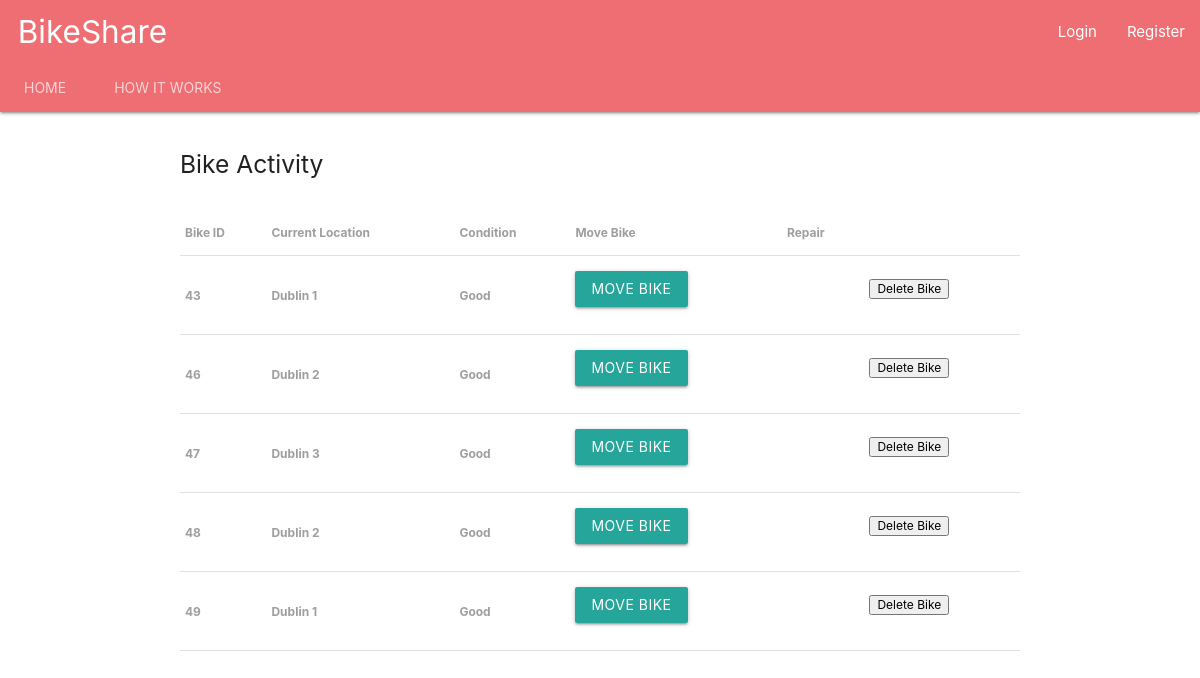
Page /operator/ on the committed database.
### BikeShare/models.py (models this page shows, shortened)
class Bike(models.Model):
    in_use = models.BooleanField(default=False)
    is_faulty = models.BooleanField(default=False)
    station = models.ForeignKey(Station, on_delete=models.CASCADE)
    class Meta:
        verbose_name_plural = 'Bikes'
    def condition(self):
        if self.is_faulty:
            return "Faulty"
        else:
            return "Good"

class Station(models.Model):
    station_name = models.CharField(max_length=100, default="")
    station_latitude = models.FloatField(null=True)
    station_longitude = models.FloatField(null=True)
    def __str__(self):
        return self.station_name

### BikeShare/views.py (the view)
# urls.py: path('operator/', views.operator_page, name='bikeshare-operator'),
def operator_page(request):
    faultybikes = Bike.objects.all().filter(is_faulty=True)
    all_bikes = Bike.objects.all().filter()
    move_stations = Station.objects.all()
    context = {
        'faulty_bikes': faultybikes,
        'all_bikes': all_bikes,
        'move_stations': move_stations}
    return render(request, 'operator_page.html', context=context)

### BikeShare/templates/operator_page.html (shortened to what this page needs)
{% extends 'base.html' %}
{% block content %}
<br>
<h5>Bike Activity</h5>
<br>
    <table>
        <thead>
        <tr>
            <th><label>Bike ID</label></th>
            <th><label>Current Location</label></th>
            <th><label>Condition</label></th>
            <th><label>Move Bike</label></th>
            <th><label>Repair</label></th>
        </tr>
        </thead>
    <tbody>
    {% for bike in all_bikes %}
    <tr>
    <th><label>{{ bike.id }}</label></th>
        <th><label>{{ bike.station }}</label></th>
    <th><label> {{ bike.condition }}</label></th>
    <th><label>    {% if bike.in_use %} <br>Bike currently in use<br><br> {% else %}
   <form action="{% url 'bikeshare:move_bike' bike.id %}" method="post">{% csrf_token %}
       <button type="submit" class="cancelbtn waves-effect waves-light btn" name="return_station">Move Bike</button><br>
   </form>
    {% endif %}
    </label></th>
        <th>
    </th>
        <th>
            <label> <form action="{% url 'bikeshare:delete_bike' bike.id %}" method="POST">
    <input type="submit" value="Delete Bike">
    </form></label></th>
    </tr>
    {% endfor %}
    </tbody>
    </table>
{% endblock %}

### BikeShare/templates/base.html (shortened to what this page needs)
<head>
<link rel="stylesheet" href="https://cdnjs.cloudflare.com/ajax/libs/materialize/1.0.0/css/materialize.min.css">
</head>
{% include 'navbar.html' %}
<body>
<div class="container">
{% block content %}
{% endblock content %}
</div>
</body>

### BikeShare/templates/navbar.html (shortened to what this page needs)
{% block content %}
<body>
 <nav class="nav-extended">
    <div class="nav-wrapper">
      <a href="#" class="brand-logo"> &nbsp; BikeShare</a>
      <ul id="nav-mobile" class="right hide-on-med-and-down">
          <li>
              {% if request.user.is_authenticated  %}
                  <li class="tab">Hello, {{ request.user.username }}  </li><li> <a href="{% url 'bikeshare:logout' %}">Logout</a></a></li>
            {% else %}
                  <li>   <a href="{% url 'bikeshare:login' %}">Login </li></a><li> <a href="{% url 'bikeshare:signup' %}"> Register</a></li>
        {% endif %}
          </li>
      </ul>
    </div>
    <div class="nav-content">
      <ul class="tabs tabs-transparent">
        <li class="tab"><a href="{% url 'bikeshare:bikeshare-main' %}">Home</a></li>
          <li class="tab"><a href="{% url 'bikeshare:howitworks' %}">How it Works</a></li>
      </ul>
    </div>
  </nav>
{% endblock %}

### rows in the picture
Bike: id "43", station "Dublin 1", condition "Good", in_use "MOVE BIKE"
Bike: id "46", station "Dublin 2", condition "Good", in_use "MOVE BIKE"
Bike: id "47", station "Dublin 3", condition "Good", in_use "MOVE BIKE"
Bike: id "48", station "Dublin 2", condition "Good", in_use "MOVE BIKE"
Bike: id "49", station "Dublin 1", condition "Good", in_use "MOVE BIKE"
